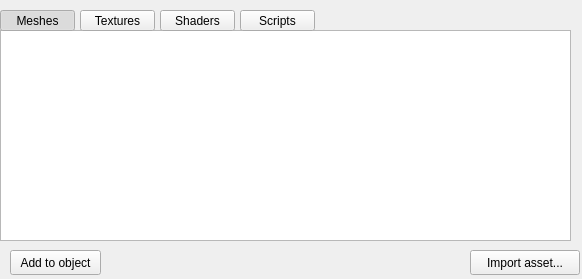
<?xml version="1.0" encoding="UTF-8"?>
<ui version="4.0">
 <class>AssetWidget</class>
 <widget class="QWidget" name="AssetWidget">
  <property name="geometry">
   <rect>
    <x>0</x>
    <y>0</y>
    <width>582</width>
    <height>279</height>
   </rect>
  </property>
  <property name="windowTitle">
   <string>Form</string>
  </property>
  <widget class="QPushButton" name="importButton">
   <property name="geometry">
    <rect>
     <x>470</x>
     <y>250</y>
     <width>110</width>
     <height>25</height>
    </rect>
   </property>
   <property name="text">
    <string>Import asset...</string>
   </property>
  </widget>
  <widget class="QTableView" name="meshTableView">
   <property name="geometry">
    <rect>
     <x>0</x>
     <y>30</y>
     <width>571</width>
     <height>211</height>
    </rect>
   </property>
   <attribute name="horizontalHeaderVisible">
    <bool>false</bool>
   </attribute>
   <attribute name="horizontalHeaderStretchLastSection">
    <bool>true</bool>
   </attribute>
   <attribute name="verticalHeaderVisible">
    <bool>false</bool>
   </attribute>
  </widget>
  <widget class="QPushButton" name="meshesButton">
   <property name="geometry">
    <rect>
     <x>0</x>
     <y>10</y>
     <width>75</width>
     <height>21</height>
    </rect>
   </property>
   <property name="text">
    <string>Meshes</string>
   </property>
   <property name="checkable">
    <bool>true</bool>
   </property>
   <property name="checked">
    <bool>true</bool>
   </property>
  </widget>
  <widget class="QPushButton" name="texturesButton">
   <property name="geometry">
    <rect>
     <x>80</x>
     <y>10</y>
     <width>75</width>
     <height>21</height>
    </rect>
   </property>
   <property name="text">
    <string>Textures</string>
   </property>
   <property name="checkable">
    <bool>true</bool>
   </property>
  </widget>
  <widget class="QPushButton" name="shadersButton">
   <property name="geometry">
    <rect>
     <x>160</x>
     <y>10</y>
     <width>75</width>
     <height>21</height>
    </rect>
   </property>
   <property name="text">
    <string>Shaders</string>
   </property>
   <property name="checkable">
    <bool>true</bool>
   </property>
  </widget>
  <widget class="QPushButton" name="scriptsButton">
   <property name="geometry">
    <rect>
     <x>240</x>
     <y>10</y>
     <width>75</width>
     <height>21</height>
    </rect>
   </property>
   <property name="text">
    <string>Scripts</string>
   </property>
   <property name="checkable">
    <bool>true</bool>
   </property>
  </widget>
  <widget class="QPushButton" name="addButton">
   <property name="geometry">
    <rect>
     <x>10</x>
     <y>250</y>
     <width>91</width>
     <height>25</height>
    </rect>
   </property>
   <property name="text">
    <string>Add to object</string>
   </property>
  </widget>
 </widget>
 <resources/>
 <connections/>
</ui>
